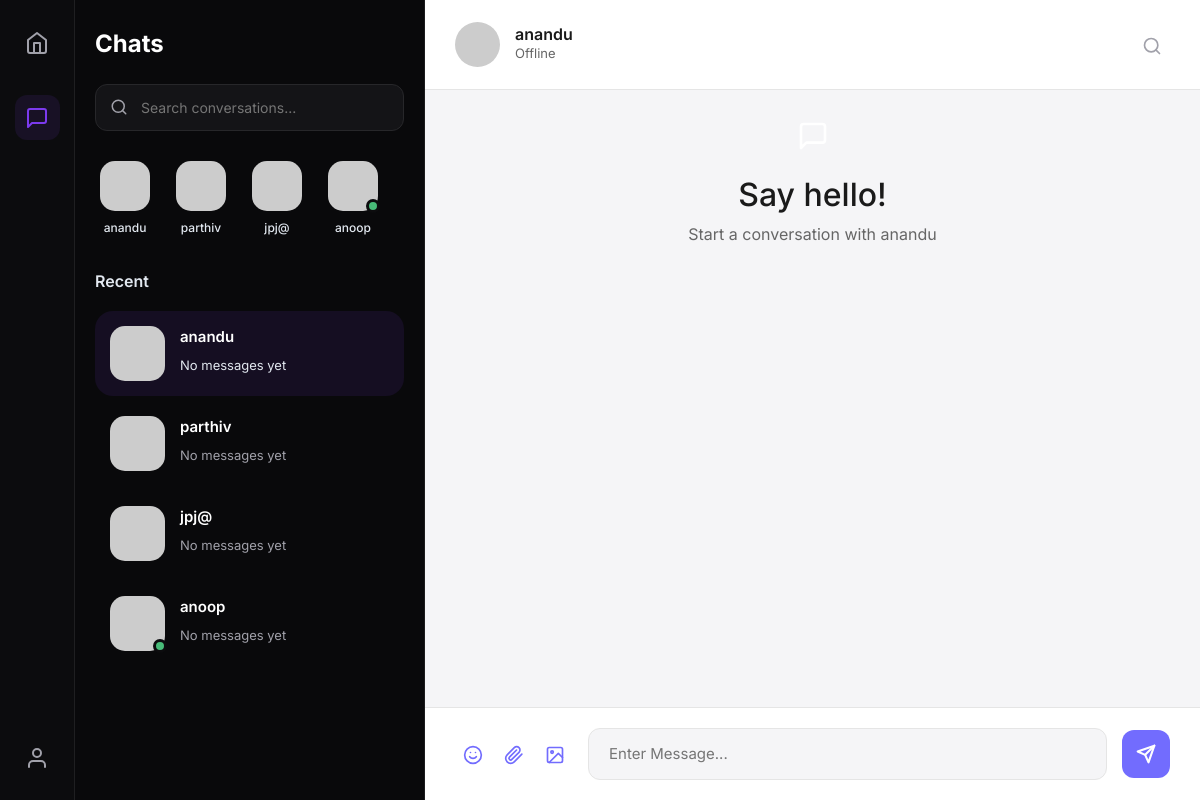
Before: /chat/anandu/ (signed in) with the older database file.
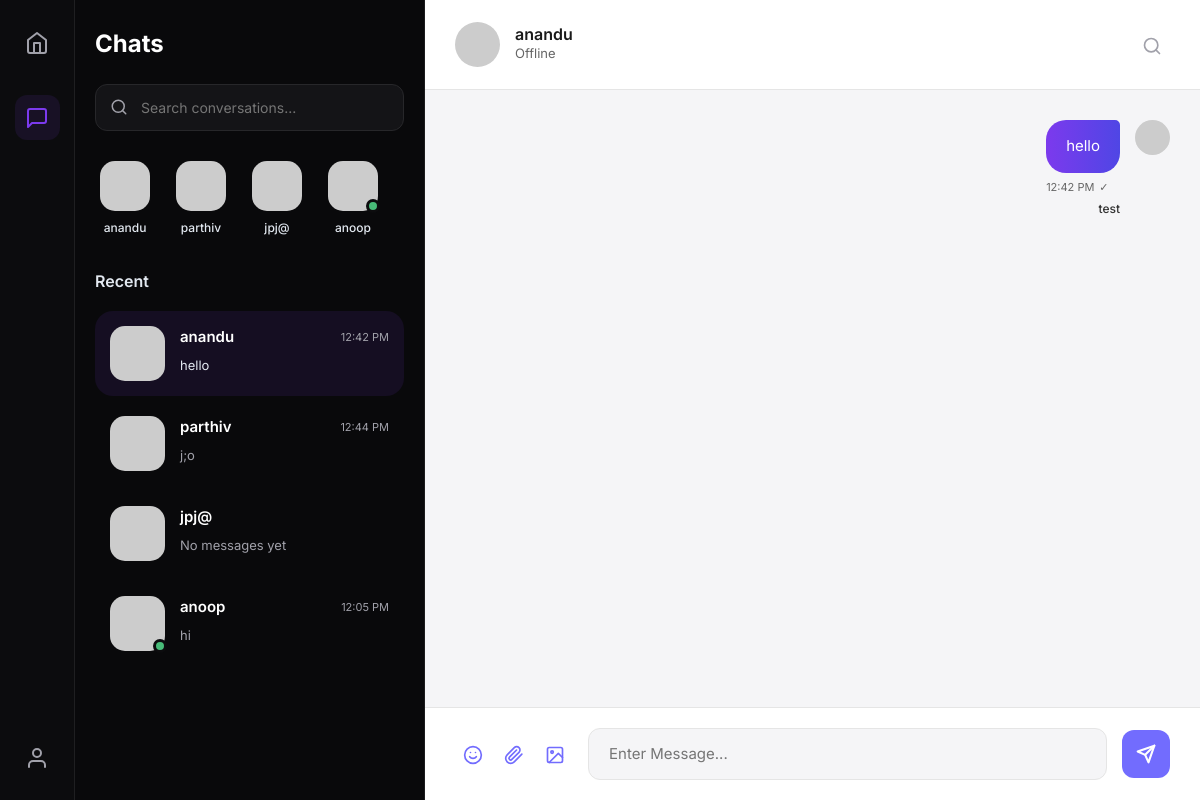
After: the same page with the newer database file.
### users/models.py (models this page shows, shortened)
class CustomUser(AbstractUser):
    email = models.EmailField(unique=True)
    is_online = models.BooleanField(default=False)
    last_seen = models.DateTimeField(auto_now=True)

### chat/models.py (models this page shows, shortened)
class Message(models.Model):
    sender = models.ForeignKey(
        settings.AUTH_USER_MODEL,
        on_delete=models.CASCADE,
        related_name='sent_messages'
    )
    receiver = models.ForeignKey(
        settings.AUTH_USER_MODEL,
        on_delete=models.CASCADE,
        related_name='received_messages'
    )
    message = models.TextField()
    timestamp = models.DateTimeField(auto_now_add=True)
    is_read = models.BooleanField(default=False)
    class Meta:
        ordering = ('timestamp',)

### chat/views.py (the view)
# urls.py: path('<str:username>/', views.chat_room, name='chat_room'),
@login_required
def chat_room(request, username):
    other_user = get_object_or_404(CustomUser, username=username)
    messages = Message.objects.filter(
        (Q(sender=request.user) & Q(receiver=other_user)) |
        (Q(sender=other_user) & Q(receiver=request.user))
    ).order_by('timestamp')
    Message.objects.filter(sender=other_user, receiver=request.user, is_read=False).update(is_read=True)
    users = CustomUser.objects.exclude(id=request.user.id)
    for u in users:
        u.last_message = Message.objects.filter(
            (Q(sender=request.user) & Q(receiver=u)) |
            (Q(sender=u) & Q(receiver=request.user))
        ).order_by('-timestamp').first()
        u.unread_count = Message.objects.filter(sender=u, receiver=request.user, is_read=False).count()
    return render(request, 'chat.html', {
        'other_user': other_user,
        'chat_messages': messages,
        'users': users
    })

### templates/chat.html (shortened to what this page needs)
{% extends 'base.html' %}
{% load static %}
{% block content %}
<div class="chats-panel d-flex-column">
    <div class="panel-header">
        <h2 class="title-lg">Chats</h2>
        <div class="search-box">
            <svg xmlns="http://www.w3.org/2000/svg" width="18" height="18" viewBox="0 0 24 24" fill="none"
                stroke="currentColor" stroke-width="2" stroke-linecap="round" stroke-linejoin="round"
                class="search-icon">
                <circle cx="11" cy="11" r="8"></circle>
                <line x1="21" y1="21" x2="16.65" y2="16.65"></line>
            </svg>
            <input type="text" id="sidebar-search-input" placeholder="Search conversations..." class="search-input">
        </div>
    </div>
    <div class="active-users-section">
        <div class="active-users-scroll d-flex gap-3">
            {% for u in users %}
            <a href="{% url 'chat_room' u.username %}"
                class="active-user-chip {% if u == other_user %}active{% endif %}">
                <div class="avatar-wrapper">
                    <img src="https://ui-avatars.com/api/?name={{ u.username }}&background=random"
                        alt="{{ u.username }}" class="avatar-md">
                    {% if u.is_online %}
                    <span class="status-indicator online"></span>
                    {% endif %}
                </div>
                <span class="chip-name">{{ u.username|truncatechars:7 }}</span>
            </a>
            {% endfor %}
        </div>
    </div>
    <div class="recent-chats-list flex-1 overflow-y-auto">
        <h3 class="section-title">Recent</h3>
        {% for u in users %}
        <a href="{% url 'chat_room' u.username %}" class="chat-item {% if u == other_user %}active{% endif %}">
            <div class="avatar-wrapper">
                <img src="https://ui-avatars.com/api/?name={{ u.username }}&background=random" alt="{{ u.username }}"
                    class="avatar-lg">
                {% if u.is_online %}
                <span class="status-indicator online"></span>
                {% endif %}
            </div>
            <div class="chat-info">
                <div class="d-flex justify-content-between align-items-center mb-1">
                    <span class="user-name">{{ u.username }}</span>
                    <span class="chat-time">
                        {% if u.last_message %}
                        {{ u.last_message.timestamp|date:"h:i A" }}
                        {% endif %}
                    </span>
                </div>
                <span class="last-msg text-truncate">
                    {% if u.last_message %}
                    {{ u.last_message.message }}
                    {% else %}
                    No messages yet
                    {% endif %}
                </span>
            </div>
        </a>
        {% endfor %}
    </div>
</div>
<div class="chat-feed-panel flex-1 d-flex-column">
    <div class="chat-header">
        <div class="user-profile">
            <div class="avatar-wrapper">
                <img src="https://ui-avatars.com/api/?name={{ other_user.username }}&background=random"
                    alt="{{ other_user.username }}" class="avatar-header">
            </div>
            <div class="user-details">
                <h4 class="header-name">{{ other_user.username }}</h4>
                <p class="status-text" id="header-status">
                    {% if other_user.is_online %}
                    <span class="online-dot-text"></span> Online
                    {% else %}
                    Offline
                    {% endif %}
                </p>
            </div>
        </div>
        <div class="chat-actions">
            <button class="action-btn" id="header-search-btn"><svg xmlns="http://www.w3.org/2000/svg" width="20"
                    height="20" viewBox="0 0 24 24" fill="none" stroke="currentColor" stroke-width="2"
                    stroke-linecap="round" stroke-linejoin="round">
                    <circle cx="11" cy="11" r="8"></circle>
                    <line x1="21" y1="21" x2="16.65" y2="16.65"></line>
                </svg></button>
        </div>
    </div>
    <div class="message-feed flex-1 overflow-y-auto" id="chat-messages">
        {% for msg in chat_messages %}
        <div class="message-row {% if msg.sender == user %}me{% endif %}">
            <div class="msg-avatar-col">
                <img src="https://ui-avatars.com/api/?name={{ msg.sender.username }}&background=random"
                    class="avatar-sm">
            </div>
            <div class="msg-content-col">
                <div class="bubble-container">
                    <div class="message-bubble">{{ msg.message }}</div>
                    <div class="msg-meta">
                        {{ msg.timestamp|date:"h:i A" }}
                        {% if msg.sender == user %}
                        <span class="read-status">
                            {% if msg.is_read %}
                            ✓✓
                            {% else %}
                            ✓
                            {% endif %}
                        </span>
                        {% endif %}
                    </div>
                </div>
                <div class="sender-name">{{ msg.sender.username }}</div>
            </div>
        </div>
        {% empty %}
        <div class="chat-feed-placeholder-empty">
            <div class="welcome-card text-center">
                <div class="icon-circle mb-4">
                    <svg xmlns="http://www.w3.org/2000/svg" width="32" height="32" viewBox="0 0 24 24" fill="none"
                        stroke="white" stroke-width="2" stroke-linecap="round" stroke-linejoin="round">
                        <path d="M21 15a2 2 0 0 1-2 2H7l-4 4V5a2 2 0 0 1 2-2h14a2 2 0 0 1 2 2z"></path>
                    </svg>
                </div>
                <h2>Say hello!</h2>
                <p>Start a conversation with {{ other_user.username }}</p>
            </div>
        </div>
        {% endfor %}
    </div>
    <div id="typing-indicator" class="typing-indicator-premium"></div>
    <div class="chat-input-area">
        <div class="input-actions-left">
            <button class="util-btn" id="emoji-btn" title="Emoji"></button>
            <button class="util-btn" id="attach-btn" title="Attach File"><svg xmlns="http://www.w3.org/2000/svg"
                    width="20" height="20" viewBox="0 0 24 24" fill="none" stroke="currentColor" stroke-width="2"
                    stroke-linecap="round" stroke-linejoin="round">
                    <path
                        d="m21.44 11.05-9.19 9.19a6 6 0 0 1-8.49-8.49l8.57-8.57A4 4 0 1 1 18 8.84l-8.59 8.51a2 2 0 0 1-2.83-2.83l8.49-8.48">
                    </path>
                </svg></button>
            <button class="util-btn" id="image-btn" title="Send Image"></button>
        </div>
        <input type="text" id="chat-message-input" placeholder="Enter Message..." class="message-input-field">
        <button id="chat-message-submit" class="send-btn">
            <svg xmlns="http://www.w3.org/2000/svg" width="20" height="20" viewBox="0 0 24 24" fill="none"
                stroke="currentColor" stroke-width="2.5" stroke-linecap="round" stroke-linejoin="round">
                <line x1="22" y1="2" x2="11" y2="13"></line>
                <polygon points="22 2 15 22 11 13 2 9 22 2"></polygon>
            </svg>
        </button>
    </div>
</div>
{% endblock %}

### templates/base.html (shortened to what this page needs)
<!DOCTYPE html>
{% load static %}
<html lang="en">
<head>
    <link href="https://cdn.jsdelivr.net/npm/bootstrap@5.3.0/dist/css/bootstrap.min.css" rel="stylesheet">
    <link rel="stylesheet" href="{% static 'css/style.css' %}">
</head>
<body>
    <div class="main-wrapper">
        {% if '/chat/' in request.path or '/users/' in request.path %}
        <div class="sidebar-nav" id="sidebar-menu">
            <div class="nav-icons-top">
                <a href="{% url 'user_list' %}"
                    class="nav-icon {% if request.path == '/chat/' or request.path == '/' %}active{% endif %}"
                    title="Home">
                    <svg xmlns="http://www.w3.org/2000/svg" width="24" height="24" viewBox="0 0 24 24" fill="none"
                        stroke="currentColor" stroke-width="2" stroke-linecap="round" stroke-linejoin="round">
                        <path d="m3 9 9-7 9 7v11a2 2 0 0 1-2 2H5a2 2 0 0 1-2-2z"></path>
                        <polyline points="9 22 9 12 15 12 15 22"></polyline>
                    </svg>
                </a>
                <a href="{% url 'user_list' %}" class="nav-icon {% if '/chat/' in request.path %}active{% endif %}"
                    title="Chats">
                    <svg xmlns="http://www.w3.org/2000/svg" width="24" height="24" viewBox="0 0 24 24" fill="none"
                        stroke="currentColor" stroke-width="2" stroke-linecap="round" stroke-linejoin="round">
                        <path d="M21 15a2 2 0 0 1-2 2H7l-4 4V5a2 2 0 0 1 2-2h14a2 2 0 0 1 2 2z"></path>
                    </svg>
                </a>
            </div>
            <div class="nav-icons-bottom">
                <div class="nav-item dropdown">
                    <div class="nav-icon" id="profileDropdown" role="button" data-bs-toggle="dropdown"
                        aria-expanded="false" title="Profile">
                        <svg xmlns="http://www.w3.org/2000/svg" width="24" height="24" viewBox="0 0 24 24" fill="none"
                            stroke="currentColor" stroke-width="2" stroke-linecap="round" stroke-linejoin="round">
                            <path d="M20 21v-2a4 4 0 0 0-4-4H8a4 4 0 0 0-4 4v2"></path>
                            <circle cx="12" cy="7" r="4"></circle>
                        </svg>
                    </div>
                </div>
            </div>
        </div>
        {% endif %}
        {% block content %}{% endblock %}
    </div>
</body>
</html>

Changed rows visible on the page:
shown differently, row unchanged: CustomUser "anandu": last_message.timestamp (not shown) → "12:42 PM"; last_message.message (not shown) → "hello"; username "anandu" → (not shown)
shown differently, row unchanged: CustomUser "parthiv": last_message.timestamp (not shown) → "12:44 PM"; last_message.message (not shown) → "j;o"; no longer shows "No messages yet"
shown differently, row unchanged: CustomUser "anoop": last_message.timestamp (not shown) → "12:05 PM"; last_message.message (not shown) → "hi"; no longer shows "No messages yet"
added Message: message "hello", timestamp "12:42 PM", sender.username "test"
Other visible differences:
text no longer shown: "Say hello! Start a conversation with"
